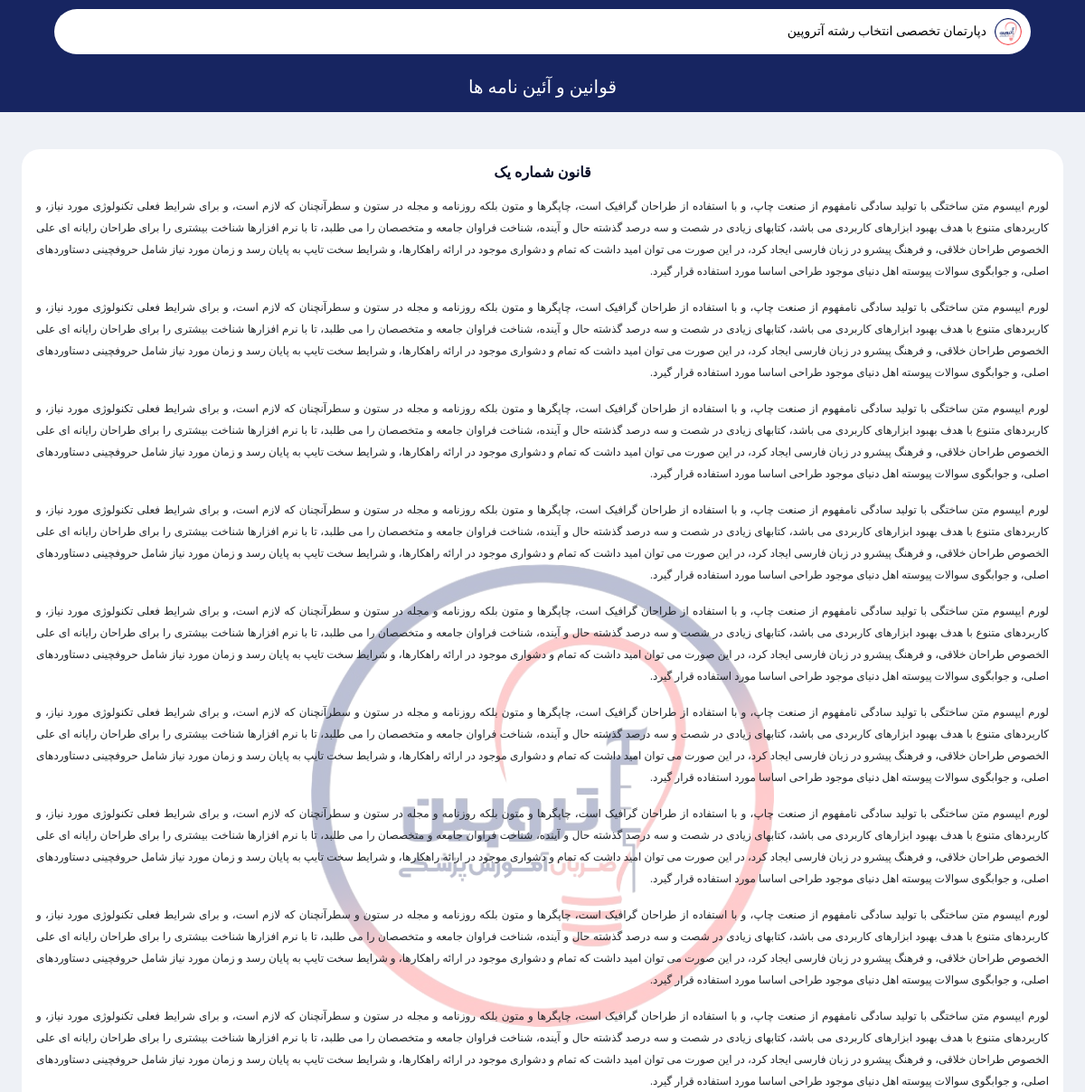
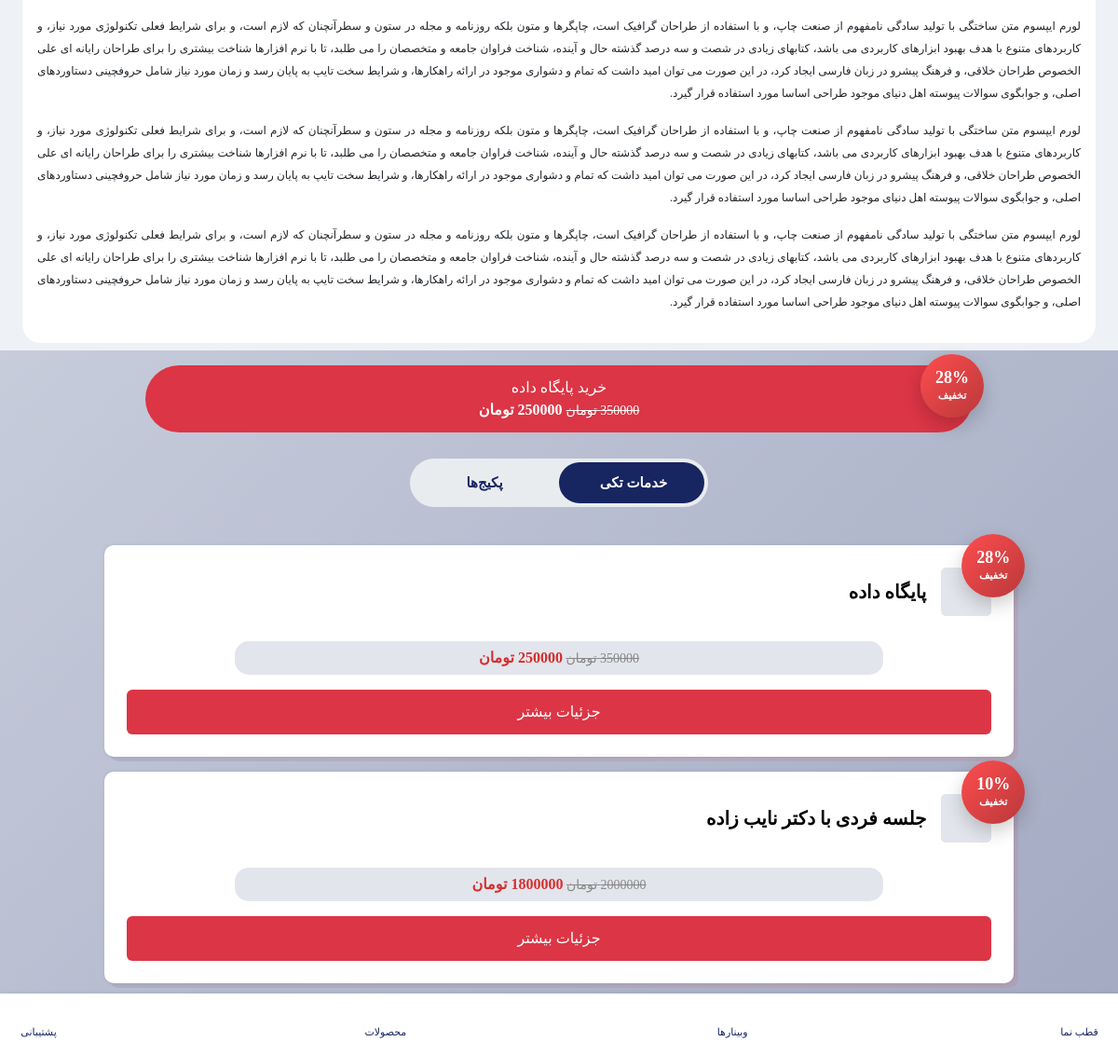
The page /rule-introduction/1/ on the database its author committed (2 pictures, top to bottom).
### pages/models.py (models this page shows)
class Rule(models.Model):
    title = models.CharField(
        max_length=200,
        verbose_name="عنوان"
    )
    description = CKEditor5Field(
        "معرفی و توضیحات",
        config_name="default",
        null=True,
        blank=True
    )
    image = models.ImageField(
        upload_to="rules/",
        verbose_name="تصویر",
        null=True,
        blank=True
    )
    class Meta:
        verbose_name = "قانون"
        verbose_name_plural = "قوانین"
        ordering = ["-id"]

### payments/models.py (models this page shows, shortened)
class Package(models.Model):
    SERVICE_CHOICES = (
        ("1", "جلسه فردی با دکتر نایب زاده"),
        ("2", "جلسه فردی با دکتر جهان‌تیغ"),
        ("3", "تحلیل شخصیت"),
        ("4", "تعیین شانس قبولی"),
        ("5", "پایگاه داده"),
    )
    TYPE_CHOICES = (
        ("1", "برنزی"),
        ("2", "نقره ایی"),
        ("3", "طلایی"),
    )
    name = models.CharField(
        max_length=200,
        verbose_name="نام"
    )
    service = MultiSelectField(
        max_length=100,
        choices=SERVICE_CHOICES,
        verbose_name="خدمات"
    )
    type = models.CharField(
        max_length=1,
        choices=TYPE_CHOICES,
        verbose_name="نوع پکیج"
    )
    content = CKEditor5Field(
        "معرفی و توضیحات",
        config_name="default",
        null=True,
        blank=True
    )
    price_before_discount = models.DecimalField(
        max_digits=12,
        decimal_places=0,
        verbose_name="قیمت قبل از تخفیف (اختیاری)",
        null=True,
        blank=True
    )
    total_price = models.DecimalField(
        max_digits=12,
        decimal_places=0,
        verbose_name="قیمت به تومان"
    )
    is_public = models.BooleanField(
        default=True,
        verbose_name="نمایش عمومی"
    )
    @property
    def discount_percent(self):
        if self.price_before_discount and self.price_before_discount > self.total_price:
            return int(
                (self.price_before_discount - self.total_price)
                / self.price_before_discount * 100
            )
        return 0
    def service_labels(self):
        choices = dict(self.SERVICE_CHOICES)
        return [choices[s] for s in self.service]
    class Meta:
        verbose_name = "پلن"
        verbose_name_plural = "پلن ها"
        ordering = ["-id"]

### pages/views.py (the view)
# urls.py: path('rule-introduction/<int:id>/', rule_introduction, name='rule_introduction'),
def rule_introduction(request, id):
    rule = get_object_or_404(Rule, id=id)
    packages = Package.objects.filter(is_public=True)
    single_service_packages = [
        p for p in packages
        if len(p.service) == 1
    ]
    multi_service_packages = [
        p for p in packages
        if len(p.service) != 1
    ]
    context = {
        "title": "قوانین و آئین نامه ها",
        "rule": rule,
        "single_service_packages": single_service_packages,
        "multi_service_packages": multi_service_packages,
    }
    return render(request, 'pages/rule_introduction.html', context)

### pages/views.py (called while the page is built, shortened)
def global_context(request):
    has_database_service = False
    wallet = False
    nayeb_link = Consultant.objects.filter(
        user__last_name="نایب زاده"
    ).first()
    try:
        nayeb_consultant_open = User.objects.filter(id=73).first().user_consultant.show_schedules
        jahan_consultant_open = User.objects.filter(id=74).first().user_consultant.show_schedules
    except:
        nayeb_consultant_open = False
        jahan_consultant_open = False
    return {
        "has_database_service": has_database_service,
        "nayeb_link": nayeb_link,
        "wallet": wallet,
        "nayeb_consultant_open": nayeb_consultant_open,
        "jahan_consultant_open": jahan_consultant_open,
    }

### templates/pages/rule_introduction.html (shortened to what this page needs)
{% extends 'bases/learning.html' %}
{% load static %}
{% block header %}
<header class="main-header learning-header">
    <div class="custom-container">
        <div class="row">
            <div class="col-12">
                {% include 'includes/top-header.html' %}
            </div>
        </div>
        <div class="header-bottom header-bottom-2 mt-4 pb-3">
            <h2 class="fw-500 text-white w-100" style="text-align: center;">{{ title }}</h2>
        </div>
    </div>
</header>
{% endblock %}
{% block content %}
<div class="top-instructors-section section-t-space mt-3 px-4">
    <div class="instructors-box p-3" style="background-color: #fff; border-radius: 20px;">
        <h4 class="fw-bold text-center mb-3">
            {{ rule.title }}
        </h4>
        {% if rule.description %}
        <div class="text-muted back-atro" style="line-height:2; text-align:justify;">
            {{ rule.description|safe }}
        </div>
        {% endif %}
    </div>
</div>
{% include 'includes/packages.html' %}
{% endblock %}

### templates/includes/packages.html (shortened to what this page needs)
<div class="py-3 px-2 my-2" style="background: linear-gradient(135deg, rgba(23,37,97,.18) 0%, rgba(23,37,97,.35) 100%);">
    {% for single_service_package in single_service_packages %}
    {% if '5' in single_service_package.service and not 'compass' in request.path %}
    {% if not 'choice-introduction' in request.path %}
        {% if not has_database_service %}
        <div class="w-100 d-flex justify-content-center">
            <a href="{% url 'payment_view' single_service_package.id %}" style="position: relative; overflow: visible; border-radius: 40px;" class="btn btn-danger mb-2 w-75">
                <div class="discount-badge-round">
                    {% if single_service_package.discount_percent %}
                    <span>{{ single_service_package.discount_percent }}%</span>
                    <small>تخفیف</small>
                    {% endif %}
                </div>
                <div>
                    <span style="color: #ffffff;">خرید پایگاه داده</span>
                    <br>
                    {% if single_service_package.price_before_discount %}
                        <span class="old-price" style="color: #ffffff;">
                            {{ single_service_package.price_before_discount }} تومان
                        </span>
                    {% endif %}
                    <span class="new-price" style="color: #ffffff;">
                        {{ single_service_package.total_price }} تومان
                    </span>
                </div>
            </a >
        </div>
        {% endif %}
    {% endif %}
    {% endif %}
    {% endfor %}
    <div class="package-switch">
        <button id="singleBtn" class="active">خدمات تکی</button>
        <button id="multiBtn">پکیج‌ها</button>
        <div class="switch-bg"></div>
    </div>
    {% if single_service_packages %}
    <section id="singlePackages" class="section-t-space continue-reading-section" style="width: 85%; margin: auto;">
        <div class="">
            <div class="swiper slider-1 px-15 reading-slider" style="position: relative; overflow: visible;">
                <div class="">
                    {% for single_service_package in single_service_packages %}
                    {% if not has_database_service %}
                    <div class="swiper-slide mt-3">
                        <a class="reading-list"
                        {% if "5" in single_service_package.service %}
                        href="{% url 'data_introduction' 1 %}"
                        {% elif "2" in single_service_package.service %}
                        href="{% url 'choice_introduction' %}?all_consultants=no"
                        {% elif "1" in single_service_package.service and nayeb_link %}
                        href="{% url 'consultant_show' nayeb_link.user.id %}"
                        {% else %}
                        href="#"
                        {% endif %}>
                            <div class="reading-box p-4" style="position: relative; overflow: visible;">
                                {% if single_service_package.discount_percent %}
                                <div class="discount-badge-round">
                                    <span>{{ single_service_package.discount_percent }}%</span>
                                    <small>تخفیف</small>
                                </div>
                                {% endif %}
                                <div class="reading-detail d-grid">
                                    <div class="d-flex gap-3" style="align-items: center;">
                                        <div class="reading-image"
                                            style="display: flex; justify-content: center; align-items: center; background-color: #1725611e;">
                                            <i class="ri-inbox-line" style="font-size: 50px;"></i>
                                        </div>
                                        <div class="reading-name">
                                            <h2 class="new-text-black">
                                                {{ single_service_package.get_service_display }}
                                            </h2>
                                        </div>
                                    </div>
                                    <h5 class="p-2 w-75"
                                        style="background-color: #1725611e; color: #172561; margin: auto !important; border-radius: 15px; text-align: center; margin-top: 15px !important;">
                                        {% if single_service_package.price_before_discount %}
                                            <span class="old-price">
                                                {{ single_service_package.price_before_discount }} تومان
                                            </span>
                                        {% endif %}
                                        <span class="new-price">
                                            {{ single_service_package.total_price }} تومان
                                        </span>
                                    </h5>
                                </div>
                                <button class="btn btn-danger mt-3 d-flex justify-content-center">
                                    جزئیات بیشتر
                                </button>
                            </div>
                        </a>
                    </div>
                    {% endif %}
                    {% endfor %}
                </div>
            </div>
        </div>
    </section>
    {% endif %}
</div>

### templates/bases/learning.html (style rules this page uses)
.discount-badge-round { position:absolute; top:-12px; right:-12px; width:68px; height:68px; border-radius:50%; background:linear-gradient(135deg,#ff4d4f,#b9383a); color:#fff; display:flex; flex-direction:column; justify-content:center; align-items:center; box-shadow:0 8px 20px rgba(0,0,0,.2); font-weight:bold; }
.discount-badge-round span { font-size:18px; line-height:1; }
.discount-badge-round small { font-size:11px; margin-top:2px; }
.old-price { color:#888; text-decoration:line-through; font-size:14px; }
.new-price { color:#d32f2f; font-size:16px; font-weight:700; }

### templates/pages/rule_introduction.html (style rules this page uses)
.package-switch { position: relative; display: flex; width: 320px; margin: 20px auto; margin-bottom: 0; background: #e9ecef; border-radius: 40px; overflow: hidden; height: 52px; }
.package-switch button { flex: 1; border: none; background: transparent; z-index: 2; cursor: pointer; font-size: 15px; font-weight: 600; color: #172561; transition: .3s; }
.package-switch button.active { color: #fff; }
.switch-bg { position: absolute; top: 4px; right: 4px; width: calc(50% - 4px); height: 44px; background: #172561; border-radius: 30px; transition: .35s; }
.back-atro { background-image: url('/static/images/transparent.png'); background-position: center; background-repeat: no-repeat; background-size: auto; }
.back-atro > p > span { background-color: transparent !important; }

### rows shown on the page
Rule: title "قانون شماره یک", description "لورم ایپسوم متن ساختگی با تولید سادگی نامفهوم از صنعت چاپ، و با استفاده از طراحان گرافیک است، چاپگرها و متون بلکه روزنامه و مجله در ستون و سطرآنچنان که لازم است، و برای شرایط فعلی تکنولوژی مورد نیاز، و کاربردهای متنوع با هدف بهبود ابزارهای کاربردی می باشد، کتابهای زیادی در شصت و سه درصد گذشته حال و آینده، شناخت فراوان جامعه و متخصصان را می طلبد، تا با نرم افزارها شناخت بیشتری را برای طراحان رایانه ای علی الخصوص طراحان خلاقی، و فرهنگ پیشرو در زبان فارسی ایجاد کرد، در این صورت می توان امید داشت که تمام و دشواری موجود در ارائه راهکارها، و شرایط سخت تایپ به پایان رسد و زمان مورد نیاز شامل حروفچینی دستاوردهای اصلی، و جوابگوی سوالات پیوسته اهل دنیای موجود طراحی اساسا مورد استفاده قرار گیرد. لورم…"
Package: discount_percent "28", price_before_discount "350000", total_price "250000", service "پایگاه داده"
Package: discount_percent "10", service "جلسه فردی با دکتر نایب زاده", price_before_discount "2000000", total_price "1800000"

### other values the page prints
{{ title }} "قوانین و آئین نامه ها"
